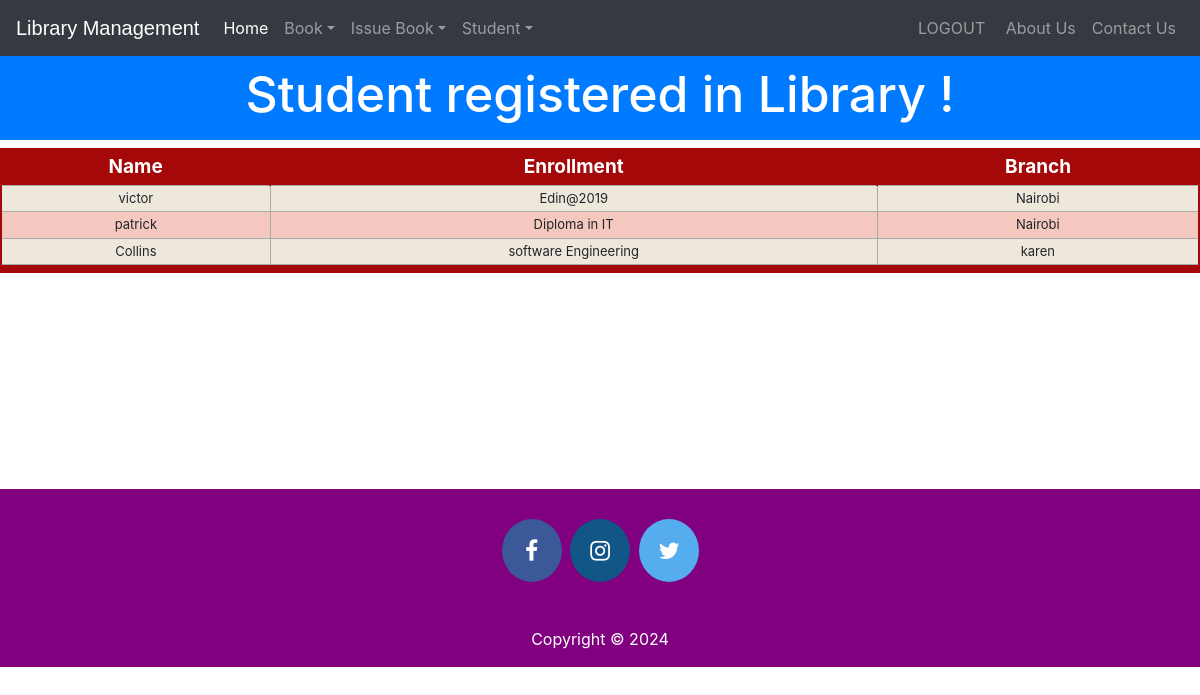
The app's page /viewstudent (signed in) with its own data.
### library/models.py (models this page shows, shortened)
class StudentExtra(models.Model):
    user=models.OneToOneField(User,on_delete=models.CASCADE)
    enrollment = models.CharField(max_length=40)
    branch = models.CharField(max_length=40)
    @property
    def get_name(self):
        return self.user.first_name

### library/views.py (the view)
# urls.py: path('viewstudent', views.viewstudent_view),
@login_required(login_url='adminlogin')
@user_passes_test(is_admin)
def viewstudent_view(request):
    students=models.StudentExtra.objects.all()
    return render(request,'library/viewstudent.html',{'students':students})

### library/views.py (called while the page is built)
def is_admin(user):
    if user.is_superuser or user.is_staff:
        return True
    else:
        return False

### templates/library/viewstudent.html (shortened to what this page needs)
<!DOCTYPE html>
<html lang="en" dir="ltr">
  <head>
  </head>
  <body>
    {% include "library/navbaradmin.html" %}
    <br>
    <br>
    <h3 class="p-3 mb-2 bg-primary text-white" style = 'font-size: 50px;text-align:center;'>Student registered in Library !</h3>
    {% if students%}
<table class="redTable">
<thead>
<tr>
<th>Name</th>
<th>Enrollment</th>
<th>Branch</th>
</tr>
</thead>
<tfoot>
<tr>
<td colspan="3">
</td>
</tr>
</tfoot>
<tbody>
  {% for s in students %}
    <tr>
      <td>{{s.get_name}}</td>
      <td>{{s.enrollment}}</td>
      <td>{{s.branch}}</td>
    </tr>
  {% endfor %}
</tbody>
</table>
{%else%}
<h1> No Student Registered in Library</h1>
{%endif%}
<br><br><br><br><br><br>
<br><br><br>
  {% include "library/footer.html" %}
  </body>
</html>

### templates/library/viewstudent.html (style rules this page uses)
table.redTable { border: 2px solid #A40808; background-color: #EEE7DB; width: 100%; text-align: center; border-collapse: collapse; }
table.redTable td, table.redTable th { border: 1px solid #AAAAAA; padding: 3px 2px; }
table.redTable tbody td { font-size: 13px; }
table.redTable tr:nth-child(even) { background: #F5C8BF; }
table.redTable thead { background: #A40808; }
table.redTable thead th { font-size: 19px; font-weight: bold; color: #FFFFFF; text-align: center; border-left: 2px solid #A40808; }
table.redTable thead th:first-child { border-left: none; }
table.redTable tfoot { font-size: 13px; font-weight: bold; color: #FFFFFF; background: #A40808; }
table.redTable tfoot td { font-size: 13px; }

### records on screen
StudentExtra: get_name "victor", enrollment "Edin@2019", branch "Nairobi"
StudentExtra: get_name "patrick", enrollment "Diploma in IT", branch "Nairobi"
StudentExtra: get_name "Collins", enrollment "software Engineering", branch "karen"
